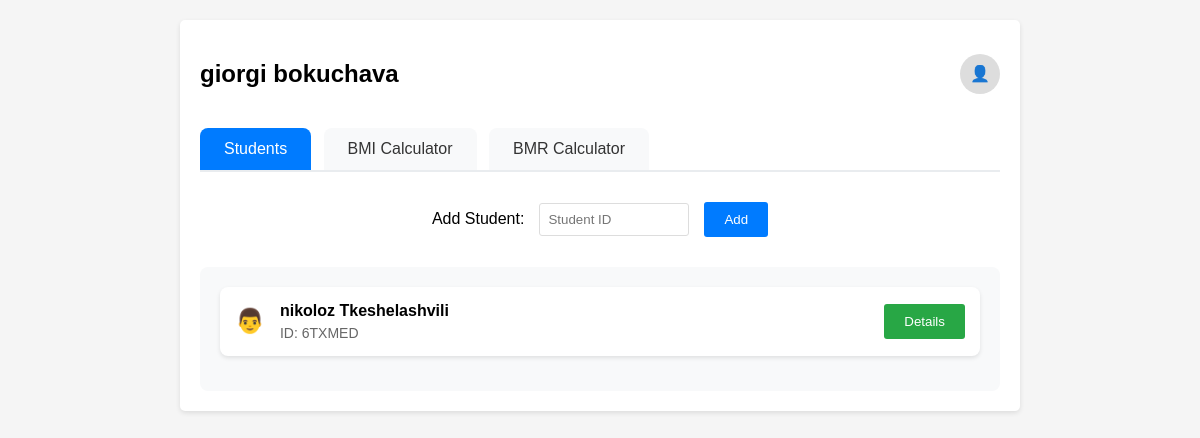
The page /instructor_students (signed in) on the database its author committed.
### app.py (models this page shows)
class Instructor(db.Model):
    id = db.Column(db.Integer, primary_key=True)
    name = db.Column(db.String(50), nullable=False)
    surname = db.Column(db.String(50), nullable=False)
    email = db.Column(db.String(120), unique=True, nullable=False)
    password = db.Column(db.String(120), nullable=False)
    students = db.relationship('StudentInstructor', backref='instructor', lazy=True)

class Student(db.Model):
    id = db.Column(db.Integer, primary_key=True)
    unique_id = db.Column(db.String(6), unique=True, nullable=False)
    name = db.Column(db.String(50), nullable=False)
    surname = db.Column(db.String(50), nullable=False)
    email = db.Column(db.String(120), unique=True, nullable=False)
    birth_date = db.Column(db.Date, nullable=False)
    height = db.Column(db.Float, nullable=False)
    weight = db.Column(db.Float, nullable=False)
    gender = db.Column(db.String(10), nullable=False)
    goal_weight = db.Column(db.Float, nullable=False)
    password = db.Column(db.String(120), nullable=False)
    weight_records = db.relationship('WeightRecord', backref='student', lazy=True)

### app.py (the view, shortened to what this page needs)
@app.route('/instructor_students', methods=['GET', 'POST'])
def instructor_students():
    if 'instructor_id' not in session:
        return redirect(url_for('home'))
    instructor = Instructor.query.get(session['instructor_id'])
    students = db.session.query(Student).join(StudentInstructor).filter(
        StudentInstructor.instructor_id == instructor.id
    ).all()
    return render_template('instructor_dashboard.html', students=students, instructor=instructor)

### templates/instructor_dashboard.html (shortened to what this page needs)
{% extends "base.html" %}
{% block content %}
<div class="header">
    <h2>{{ instructor.name }} {{ instructor.surname }}</h2>
    <div class="user-info">
        <div class="dropdown">
            <div class="user-icon">👤</div>
        </div>
    </div>
</div>
<div class="nav" style="margin-bottom: 30px; border-bottom: 2px solid #e9ecef;">
    <a href="{{ url_for('instructor_students') }}" class="active" style="display: inline-block; padding: 12px 24px; margin-right: 8px; text-decoration: none; color: white; background-color: #007bff; border: none; border-top-left-radius: 8px; border-top-right-radius: 8px;">Students</a>
    <a href="{{ url_for('bmi_calculator') }}" style="display: inline-block; padding: 12px 24px; margin-right: 8px; text-decoration: none; color: #333; background-color: #f8f9fa; border: none; border-top-left-radius: 8px; border-top-right-radius: 8px;">BMI Calculator</a>
    <a href="{{ url_for('bmr_calculator') }}" style="display: inline-block; padding: 12px 24px; text-decoration: none; color: #333; background-color: #f8f9fa; border: none; border-top-left-radius: 8px; border-top-right-radius: 8px;">BMR Calculator</a>
</div>
<div style="text-align: center; margin-bottom: 30px;">
    <form method="POST" style="display: inline-flex; align-items: center; gap: 15px; justify-content: center;">
        <span style="font-size: 16px;">Add Student:</span>
        <input type="text" id="student_id" name="student_id" placeholder="Student ID" required style="width: 150px; box-sizing: border-box; margin-bottom: 0;">
        <button type="submit">Add</button>
    </form>
</div>
<div style="overflow-y: auto; max-height: 500px; background-color: #f8f9fa; border-radius: 8px; padding: 20px;">
    {% for student in students|reverse %}
    <div style="background-color: white; border-radius: 8px; padding: 15px; margin-bottom: 15px; box-shadow: 0 2px 4px rgba(0,0,0,0.1); display: flex; justify-content: space-between; align-items: center;">
        <div style="display: flex; align-items: center; gap: 15px;">
            <div style="font-size: 24px;">
                {% if student.gender|lower == 'male' %}
                👨
                {% else %}
                👩
                {% endif %}
            </div>
            <div>
                <h4 style="margin: 0; font-size: 16px;">{{ student.name }} {{ student.surname }}</h4>
                <p style="margin: 5px 0 0 0; color: #666; font-size: 14px;">ID: {{ student.unique_id }}</p>
            </div>
        </div>
        <a href="{{ url_for('student_details', student_id=student.id) }}">
            <button style="background-color: #28a745;">Details</button>
        </a>
    </div>
    {% endfor %}
</div>
{% endblock %}

### templates/base.html (style rules this page uses)
body { font-family: Arial, sans-serif; margin: 20px; background-color: #f5f5f5; }
.header { display: flex; align-items: center; justify-content: space-between; margin-bottom: 20px; }
.user-info { display: flex; align-items: center; }
.user-icon { width: 40px; height: 40px; background-color: #ddd; border-radius: 50%; margin-left: 10px; cursor: pointer; display: flex; align-items: center; justify-content: center; }
.dropdown { position: relative; display: inline-block; }
.nav a { display: inline-block; padding: 12px 24px; margin-right: 8px; text-decoration: none; color: #333; background-color: #f8f9fa; border: none; border-top-left-radius: 8px; border-top-right-radius: 8px; transition: all 0.3s ease; }
.nav a.active { background-color: #007bff; color: white; }
input, select { width: 100%; padding: 8px; margin-bottom: 10px; border: 1px solid #ddd; border-radius: 3px; }
button { background-color: #007bff; color: white; padding: 10px 20px; border: none; border-radius: 3px; cursor: pointer; }

### rows shown on the page
Instructor: name "giorgi", surname "bokuchava"
Student: name "nikoloz", surname "Tkeshelashvili", unique_id "6TXMED"
